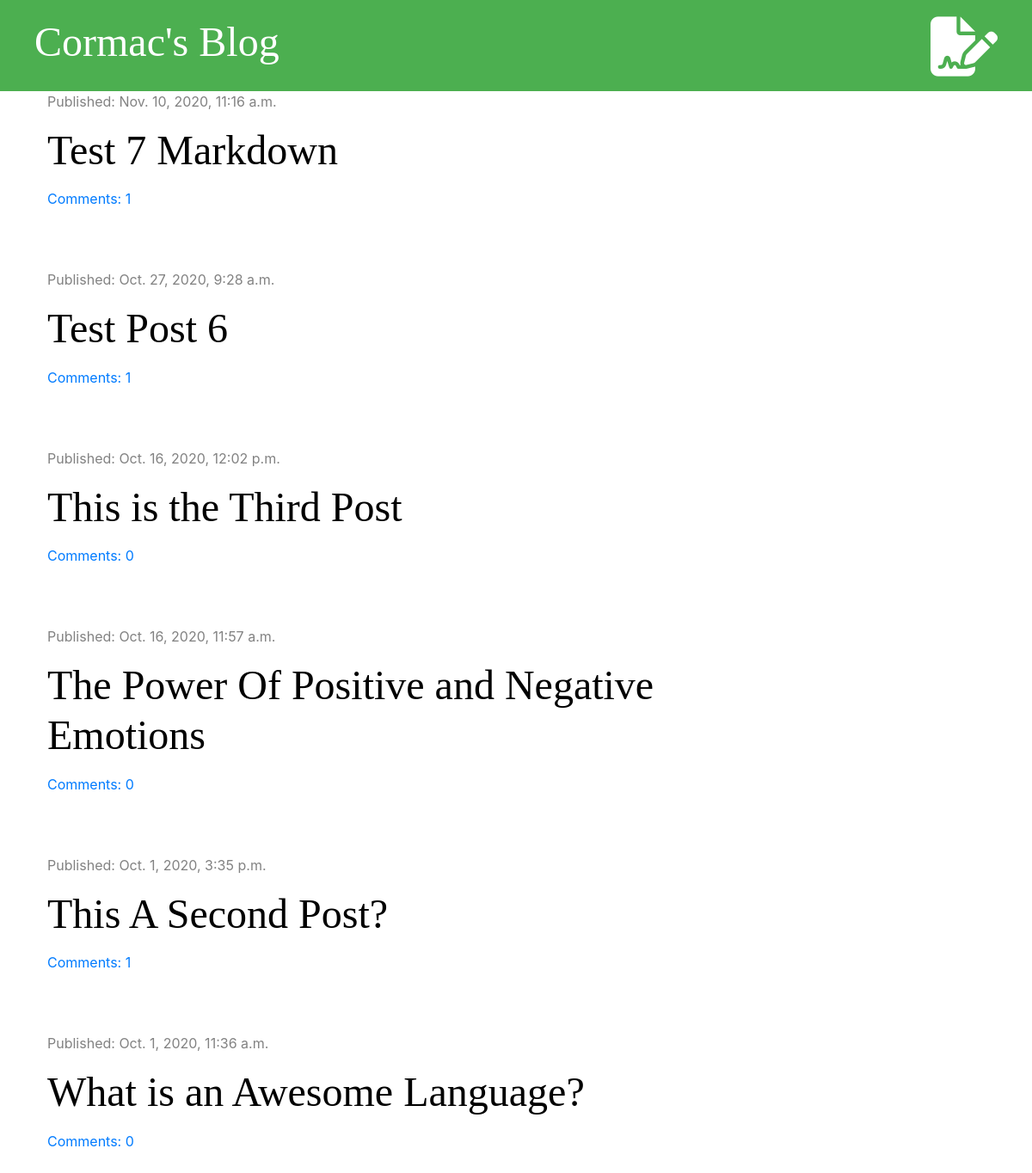
The page / on the database its author committed.
### blog/models.py (models this page shows, shortened)
class Post(models.Model):
    author = models.ForeignKey('auth.User', on_delete=models.CASCADE)
    title = models.CharField(max_length=200)
    text = models.TextField()
    created_date = models.DateTimeField(default=timezone.now)
    published_date = models.DateTimeField(blank=True, null=True)
    def approved_comments(self):
        return self.comments.filter(approved=True)

### blog/views.py (the view)
# urls.py: path('', views.post_list, name='post_list'),
def post_list(request):
    posts = Post.objects.filter(published_date__lte=timezone.now()).order_by('-published_date')
    stuff_for_frontend = {'posts': posts}
    return render(request, 'blog/post_list.html', stuff_for_frontend)

### blog/templatetags/markdownify.py (called while the page is built)
@register.filter
def markdown(value):
    renderer = HighlightRenderer()
    markdown = mistune.Markdown(renderer=renderer)
    return markdown(value)

### blog/templates/blog/post_list.html (shortened to what this page needs)
{% extends 'blog/base.html' %}
{% load markdownify %}
{% block content %}
    {% for post in posts %}
        <div class="post">
            <div class="date">
                <p>Published: {{ post.published_date }}</p>
            </div>
            <h1><a href="{% url 'post_detail' pk=post.pk %}">{{ post.title }}</a></h1>
            <a href="{% url 'post_detail' pk=post.pk %}">Comments: {{ post.approved_comments.count }}</a>
        </div>
    {% endfor %}
{% endblock %}

### blog/static/css/blog.css (style rules this page uses)
h1, h2, h3, h4 { font-family: "Times New Roman", Times, serif; font-size: 48px; }
.date { color: #828282; }
.post { margin-bottom: 70px; }
.post h1 a { color: #000000; }

### rows shown on the page
Post: published_date "Nov. 10, 2020, 11:16 a.m.", title "Test 7 Markdown", approved_comments.count "1"
Post: published_date "Oct. 27, 2020, 9:28 a.m.", title "Test Post 6", approved_comments.count "1"
Post: published_date "Oct. 16, 2020, 12:02 p.m.", title "This is the Third Post", approved_comments.count "0"
Post: published_date "Oct. 16, 2020, 11:57 a.m.", title "The Power Of Positive and Negative Emotions", approved_comments.count "0"
Post: published_date "Oct. 1, 2020, 3:35 p.m.", title "This A Second Post?", approved_comments.count "1"
Post: published_date "Oct. 1, 2020, 11:36 a.m.", title "What is an Awesome Language?", approved_comments.count "0"
